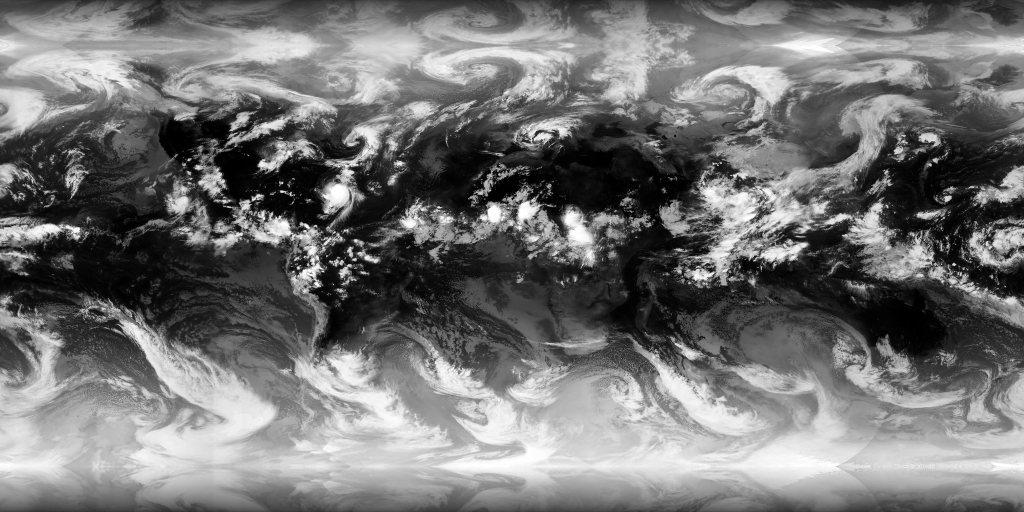
%> input picture MatLab_Spherical_Regression_Code/Spherical_Regression_Library/Geometry/Sphere_Sd_functions/Sphere_s2_functions/earthmaps/clouds_9_04_12.jpg, 2048 x 1024 px (shown at 1/2 size)
$ octave cylindrical_example03.m   (GNU Octave 9; MATLAB toolbox functions it lacks are replaced by stand-ins)
%> lines starting %> are read from the running program, lines starting %| are printed output that depends on the picture
### Data_Modules/cylindrical_maps_data/pix2geo.m
function [X]=pix2geo(clouds,j,i)
%%
clouds=mean(clouds,3);
[lonlength,latlength]=size(clouds);
lonmid=lonlength/2;
lon= pi*(lonmid-i)/lonlength;
latmid=latlength/2;
lat=-pi+ 2*pi*(j)/latlength;
[X(1,:),X(2,:),X(3,:)]=sph2cart(lat,lon,1);
[N]=size(i);
X=X./(ones(3,1)*sqrt(sum(X.^2)));


end

### MatLab_Spherical_Regression_Code/Spherical_Regression_Library/Geometry/Sphere_Sd_functions/Sphere_s2_functions/globe_layer.m
function globe_layer(image_file,radius)
colormap('gray')
if ~exist('radius','var')
    radius=1;
end
if exist('image_file','var')
    if ~isempty(image_file)
        cdata = imread(image_file);
        %keyboard
        alpha_data=sqrt(sum(double(cdata).^2,3));
        [x, y, z] = ellipsoid(0, 0, 0, radius, radius,radius, 72);
        g= mesh(x, y, -z,'FaceColor', 'texturemap',...
            'CData', cdata, 'FaceAlpha','texture', 'EdgeColor',...
            'none','AlphaDataMapping','scaled','alphadata',alpha_data);
    end
end
axis equal
set(gca,'fontsize',20,'linewidth',2)
end

### MatLab_Spherical_Regression_Code/Spherical_Regression_Library/Geometry/Sphere_Sd_functions/Sphere_s2_functions/globe.m
function globe(Z,image_file,radius)
if ~exist('radius','var')
    radius=.97;
end
%[x, y, z] = ellipsoid(0, 0, 0, .97, .97,.97, 72);
if exist('image_file','var')
    if isempty(image_file)
        %%
	[x,y,z] =ellipsoid(0, 0, 0, radius, radius,radius, 20);
    	g=mesh(x,y,z,'edgecolor','black');
        colormap(gray)

    else
	cdata = imread(image_file);
        [x, y, z] = ellipsoid(0, 0, 0, radius, radius,radius, 32);
        g=mesh(x, y, -z,'FaceColor', 'texturemap',...
            'CData', cdata, 'EdgeColor','none');
    end
end
axis equal;colormap(gray(100)*.8);
if exist('Z','var')
    if length(Z)>0;
        hold on;
        scatter3(Z(1,:),Z(2,:),Z(3,:),50,[.9,.9,.9],'fill','MarkerEdgeColor','black',...
            'LineWidth',2)
    end
end
axis equal
set(gca,'fontsize',20,'linewidth',2)
end

### Data_Modules/cylindrical_maps_data/cylindrical_example03.m
%% Advanced Example Using Landmarks from two images
clear;close all
%%  In This example we will construct data from two images
name1='clouds_9_04_12.jpg';
name2='clouds_9_05_12.jpg';
[cloudx]=imread([name1]);
%> cloudx is the input picture: size 1024x2048 uint8; min 0, max 255, mean 115.4
[cloudy]=imread([name2]);
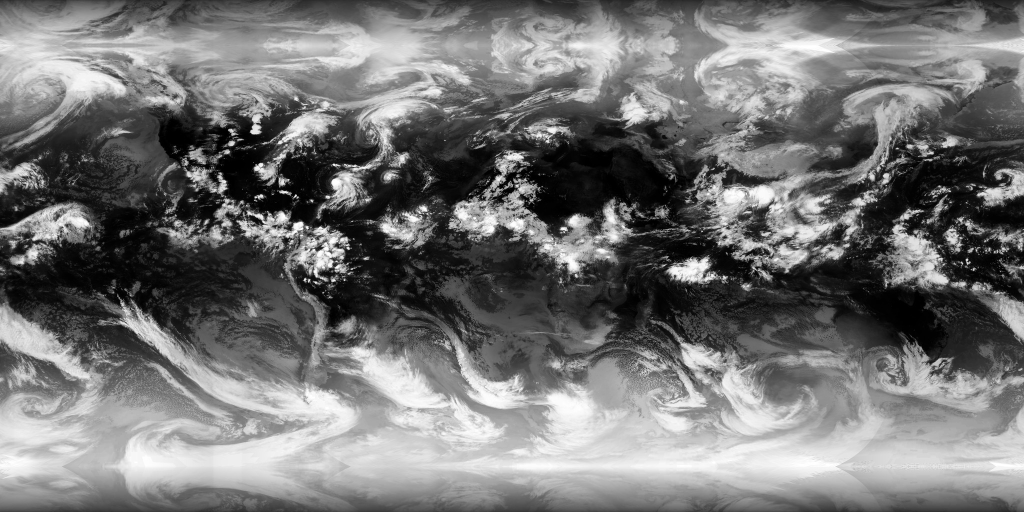
%> input picture MatLab_Spherical_Regression_Code/Spherical_Regression_Library/Geometry/Sphere_Sd_functions/Sphere_s2_functions/earthmaps/clouds_9_05_12.jpg, 2048 x 1024 px (shown at 1/2 size)
%> cloudy is the input picture: size 1024x2048 uint8; min 0, max 255, mean 116
%% Crop windows to Desired size
minx=600;
maxx=950;
miny=200;
maxy=900;
figure(1)
imshow(cloudx(minx:maxx,miny:maxy))
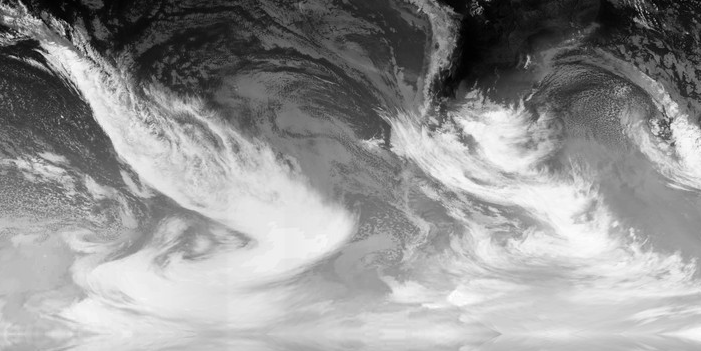
%> displayed picture: size 351x701, on the screen's scale of 0 to 255; min 0, max 255, mean 147.7
figure(2)
imshow(cloudy(minx:maxx,miny:maxy))
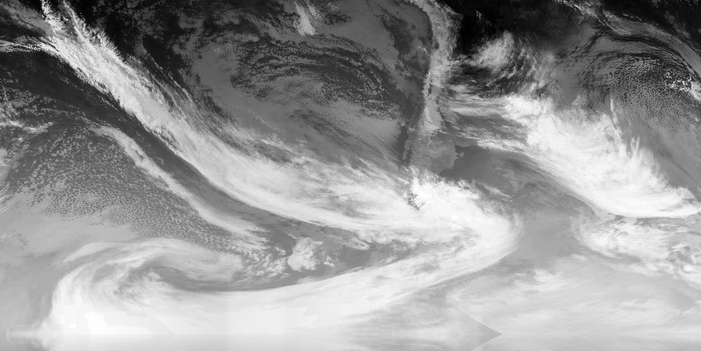
%> displayed picture: size 351x701, on the screen's scale of 0 to 255; min 0, max 255, mean 149.8
%% select data points from croped window
[lands,cmap2]=imread('earth_1600.jpg');
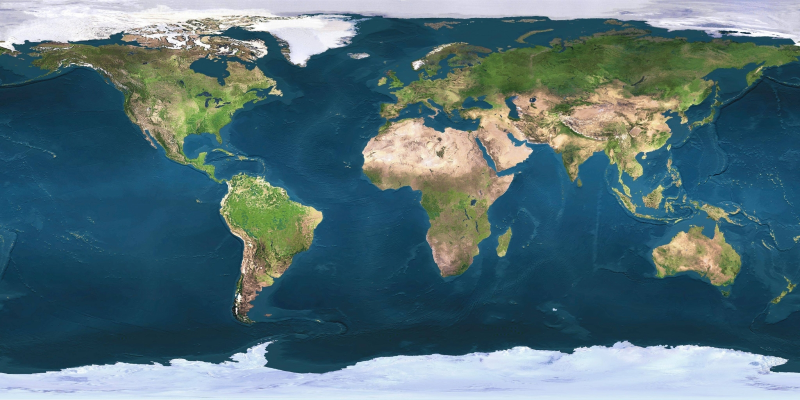
%> input picture Data_Modules/inverse_mollweide_data/earth_1600.jpg, 1600 x 800 px (shown at 1/2 size)
%> lands is the input picture: size 800x1600x3 uint8; mean R, G, B 82.9, 111.3, 119.4
%> cmap2 = []
x=[250 236
    361 216
    141 184
    196 212
    170 199
    223 225
    46 51
    93 118
    73 84
    111 149
    159 264
    184 260
    220 248
    237 243
    203 255
    254 289
    314 265
    290 277
    343 247
    355 233
    82 56
    198 134
    275 165
    137 95
    324 202
    220 148
    304 180
    113 70
    167 114
    ]';

y=[ 473 239
    521 224
    238 201
    353 231
    296 221
    414 236
    51 44
    138 125
    92 80
    184 162
    126 291
    176 289
    298 282
    365 264
    230 289
    361 322
    435 288
    404 301
    484 269
    511 250
    102 44
    247 150
    368 168
    172 100
    482 202
    292 165
    433 179
    138 66
    208 126
    ]';
close all
figure(1)
imshow(cloudx(minx:maxx,miny:maxy))
figure(1);hold on;scatter(x(1,:),x(2,:),50,'fill',...
    'black','MarkerEdgeColor','white')
figure(2)
imshow(cloudy(minx:maxx,miny:maxy))
hold on;scatter(y(1,:),y(2,:),50,'fill',...
    'black','MarkerEdgeColor','white')

%% Convert to cartesian coordinates
X=pix2geo(cloudx,x(1,:)+miny,x(2,:)+minx);
%> X = 29 columns, first 8: [-0.103 0.0892 -0.336 -0.211 -0.269 -0.155 -0.663 -0.502; -0.535 -0.589 -0.581 -0.568 -0.577 -0.552 -0.624 -0.631; -0.838 -0.803 -0.741 -0.796 -0.771 -0.819 -0.414 -0.591]
Y=pix2geo(cloudx,y(1,:)+miny,y(2,:)+minx);
%> Y = 29 columns, first 8: [0.255 0.344 -0.142 0.07 -0.0286 0.168 -0.66 -0.404; -0.473 -0.461 -0.616 -0.554 -0.583 -0.519 -0.64 -0.684; -0.843 -0.818 -0.775 -0.83 -0.812 -0.838 -0.394 -0.608]
size(X)
%> ans = [3 29]
%%
figure(3);close;figure(3);
globe(X,'earth_1600.jpg');hold on;
globe_layer([name1],.99);
center=mean(X,2); center= center/norm(center);
%> after `center=mean(X,2)`: center = [-0.22; -0.585; -0.73]
%> after `center= center/norm(center)`: center = [-0.229; -0.608; -0.76]
view(center);zoom(3);
grid off
%
figure(4);close;figure(4);
globe(Y,'earth_1600.jpg');hold on;
globe_layer([name2],.99);hold on;
center=mean(Y,2); center= center/norm(center);
%> after `center=mean(Y,2)`: center = [-0.0665; -0.553; -0.751]
%> after `center= center/norm(center)`: center = [-0.0711; -0.592; -0.803]
view(center);zoom(3);
grid off
